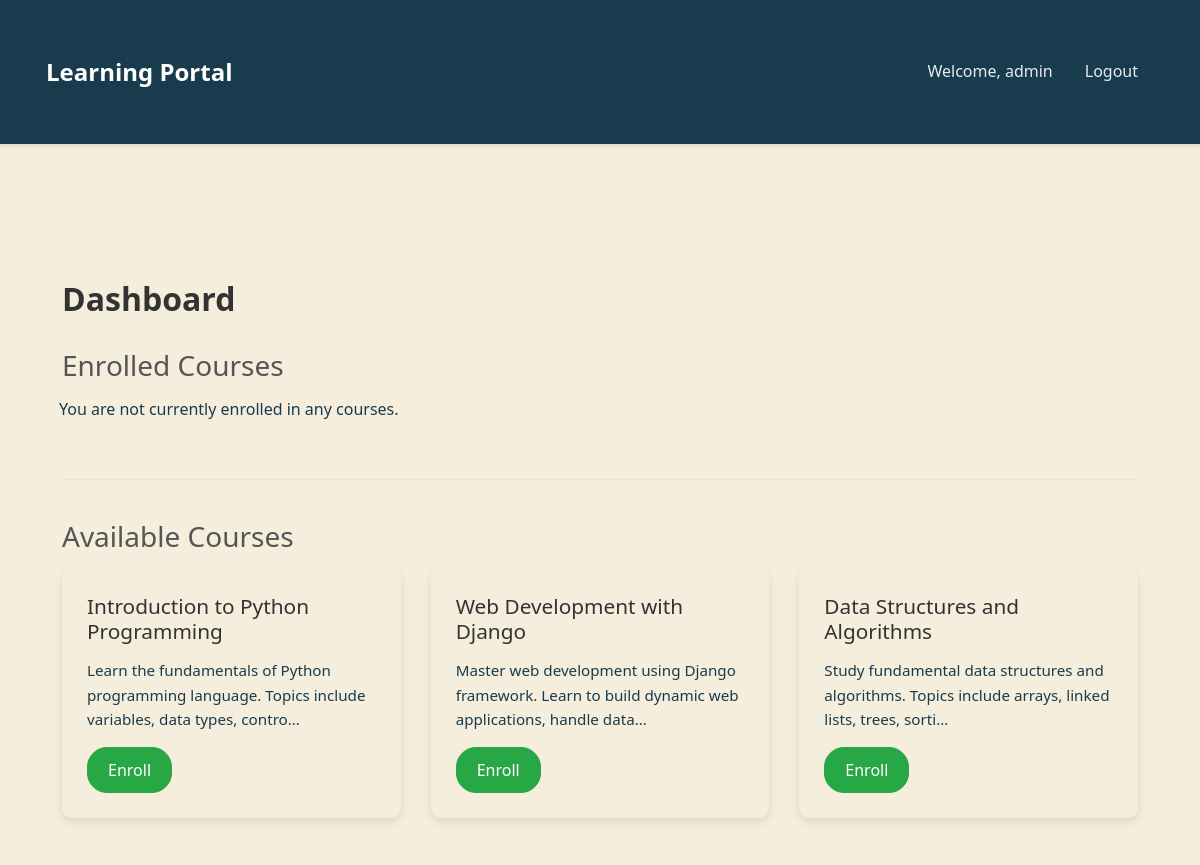
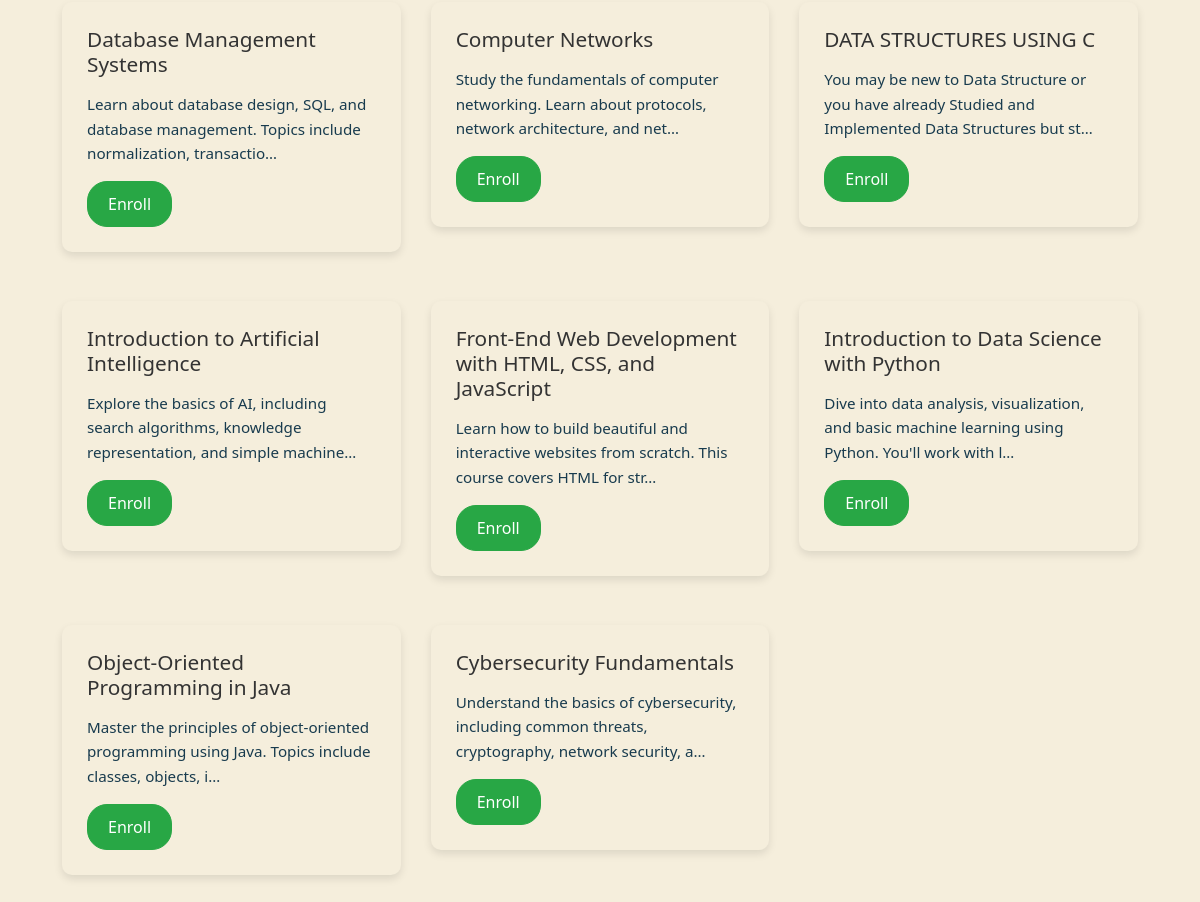
Screenshot of / (signed in) with the database file from the repository (2 pictures, top to bottom).
### courses/models.py (models this page shows, shortened)
class Course(models.Model):
    title = models.CharField(max_length=200)
    description = models.TextField()
    students = models.ManyToManyField(User, related_name='courses_enrolled', blank=True)
    instructors = models.ManyToManyField(User, related_name='courses_teaching', blank=True)
    created_at = models.DateTimeField(auto_now_add=True)
    youtube_url = models.URLField(blank=True, null=True, help_text='Paste a YouTube video URL to embed.')
    youtube_playlist_url = models.URLField(max_length=200, blank=True, null=True, help_text='Paste a YouTube playlist URL here.')

### courses/views.py (the view)
# urls.py: path('', views.dashboard, name='dashboard'),
@login_required
def dashboard(request):
    enrolled_courses = request.user.courses_enrolled.all()
    all_courses = Course.objects.all()
    available_courses = [course for course in all_courses if course not in enrolled_courses]
    context = {
        'enrolled_courses': enrolled_courses,
        'available_courses': available_courses,
    }
    return render(request, 'courses/dashboard.html', context)

### courses/templates/courses/dashboard.html (shortened to what this page needs)
{% extends 'courses/base.html' %}
{% block content %}
<div class="container mt-4">
    <h2>Dashboard</h2>
    <h3>Enrolled Courses</h3>
    <div class="row" id="enrolled-courses-section">
        {% if enrolled_courses %}
            {% for course in enrolled_courses %}
                <div class="col-md-4 mb-4" id="course-{{ course.id }}">
                    <div class="card">
                        <div class="card-body">
                            <h5 class="card-title">{{ course.title }}</h5>
                            <p class="card-text">{{ course.description|truncatechars:100 }}</p>
                            <a href="{% url 'course_detail' course.id %}" class="btn btn-primary">Go to Course</a>
                        </div>
                    </div>
                </div>
            {% endfor %}
        {% else %}
            <div class="col-12">
                <p>You are not currently enrolled in any courses.</p>
            </div>
        {% endif %}
    </div>
    <hr>
    <h3>Available Courses</h3>
    <div class="row" id="available-courses-section">
        {% if available_courses %}
            {% for course in available_courses %}
                <div class="col-md-4 mb-4" id="course-{{ course.id }}">
                    <div class="card">
                        <div class="card-body">
                            <h5 class="card-title">{{ course.title }}</h5>
                            <p class="card-text">{{ course.description|truncatechars:100 }}</p>
                            <button class="btn btn-success enroll-button" data-course-id="{{ course.id }}">Enroll</button>
                        </div>
                    </div>
                </div>
            {% endfor %}
        {% else %}
            <div class="col-12">
                <p>No available courses at the moment.</p>
            </div>
        {% endif %}
    </div>
</div>
{% endblock %}

### courses/templates/courses/base.html (shortened to what this page needs)
<!DOCTYPE html>
<html lang="en">
<head>
    <link href="https://cdn.jsdelivr.net/npm/bootstrap@5.1.3/dist/css/bootstrap.min.css" rel="stylesheet">
    <link href="https://cdnjs.cloudflare.com/ajax/libs/font-awesome/6.0.0/css/all.min.css" rel="stylesheet">
</head>
<body>
    <nav class="navbar navbar-expand-lg navbar-dark mb-4">
        <div class="container">
            <a class="navbar-brand" href="{% url 'dashboard' %}">Learning Portal</a>
            <div class="collapse navbar-collapse" id="navbarNav">
                <ul class="navbar-nav ms-auto">
                    {% if user.is_authenticated %}
                        <li class="nav-item">
                            <span class="nav-link">Welcome, {{ user.username }}</span>
                        </li>
                        <li class="nav-item">
                            <form action="{% url 'logout' %}" method="post" style="display: inline;">
                                <button type="submit" class="nav-link" style="background: none; border: none; padding: 0.5rem 1rem; color: rgba(255, 255, 255, 0.9); cursor: pointer;">Logout</button>
                            </form>
                        </li>
                    {% endif %}
                </ul>
            </div>
        </div>
    </nav>
    <div class="container">
        {% block content %}
        {% endblock %}
    </div>
</body>
</html>

### courses/templates/courses/base.html (style rules this page uses)
:root { --primary-color: #27548A; --secondary-color: #183B4E; --accent-color: #DDA853; --text-color: #183B4E; --light-bg: #F5EEDC; --card-background: #F5EEDC; --card-shadow: 0 4px 6px rgba(0, 0, 0, 0.1); --hover-shadow: 0 6px 12px rgba(0, 0, 0, 0.15); }
body { background-color: var(--light-bg); color: var(--text-color); font-family: 'Segoe UI', Tahoma, Geneva, Verdana, sans-serif; line-height: 1.6; }
.navbar { background-color: var(--secondary-color); box-shadow: 0 2px 4px rgba(0,0,0,0.1); padding: 1rem 0; }
.navbar-brand { color: white !important; font-weight: 600; font-size: 1.5rem; transition: color 0.3s ease; }
.nav-link { color: rgba(255, 255, 255, 0.9) !important; font-weight: 500; padding: 0.5rem 1rem !important; transition: all 0.3s ease; }
.card { border: none; border-radius: 10px; margin-bottom: 25px; box-shadow: var(--card-shadow); transition: transform 0.3s ease, box-shadow 0.3s ease; background-color: var(--card-background); }
.card-body { padding: 1.5rem; }
.container { padding: 2rem 1rem; }

### courses/templates/courses/dashboard.html (style rules this page uses)
.card { border: none; border-radius: 10px; box-shadow: 0 4px 8px rgba(0, 0, 0, 0.1); transition: transform 0.3s ease, box-shadow 0.3s ease; }
.card-body { padding: 25px; }
.btn { border-radius: 20px; padding: 10px 20px; transition: background-color 0.3s ease, transform 0.1s ease; }
.btn-success { background-color: var(--success-color, #28a745); border-color: var(--success-color, #28a745); }
h2 { color: var(--heading-color, #333); margin-bottom: 20px; font-weight: 600; }
h3 { color: var(--heading-color, #555); margin-top: 30px; margin-bottom: 15px; font-weight: 500; }
.card-title { color: var(--heading-color, #333); font-size: 1.3rem; margin-bottom: 15px; }
.card-text { color: var(--text-color, #666); font-size: 0.95rem; line-height: 1.6; }
.container.mt-4 { margin-top: 3rem !important; }
.row { margin-left: -15px; margin-right: -15px; }
.col-md-4.mb-4 { padding-left: 15px; padding-right: 15px; }
hr { margin-top: 40px; margin-bottom: 40px; border-top: 1px solid var(--border-color, #ccc); }

### rows the page displays
Course: title "Introduction to Python Programming", description "Learn the fundamentals of Python programming language. Topics include variables, data types, contro…"
Course: title "Web Development with Django", description "Master web development using Django framework. Learn to build dynamic web applications, handle data…"
Course: title "Data Structures and Algorithms", description "Study fundamental data structures and algorithms. Topics include arrays, linked lists, trees, sorti…"
Course: title "Database Management Systems", description "Learn about database design, SQL, and database management. Topics include normalization, transactio…"
Course: title "Computer Networks", description "Study the fundamentals of computer networking. Learn about protocols, network architecture, and net…"
Course: title "DATA STRUCTURES USING C", description "You may be new to Data Structure or you have already Studied and Implemented Data Structures but st…"
Course: title "Introduction to Artificial Intelligence", description "Explore the basics of AI, including search algorithms, knowledge representation, and simple machine…"
Course: title "Front-End Web Development with HTML, CSS, and JavaScript", description "Learn how to build beautiful and interactive websites from scratch. This course covers HTML for str…"
Course: title "Introduction to Data Science with Python", description "Dive into data analysis, visualization, and basic machine learning using Python. You'll work with l…"
Course: title "Object-Oriented Programming in Java", description "Master the principles of object-oriented programming using Java. Topics include classes, objects, i…"
Course: title "Cybersecurity Fundamentals", description "Understand the basics of cybersecurity, including common threats, cryptography, network security, a…"

### other values shown
{{ user.username }} "admin"
